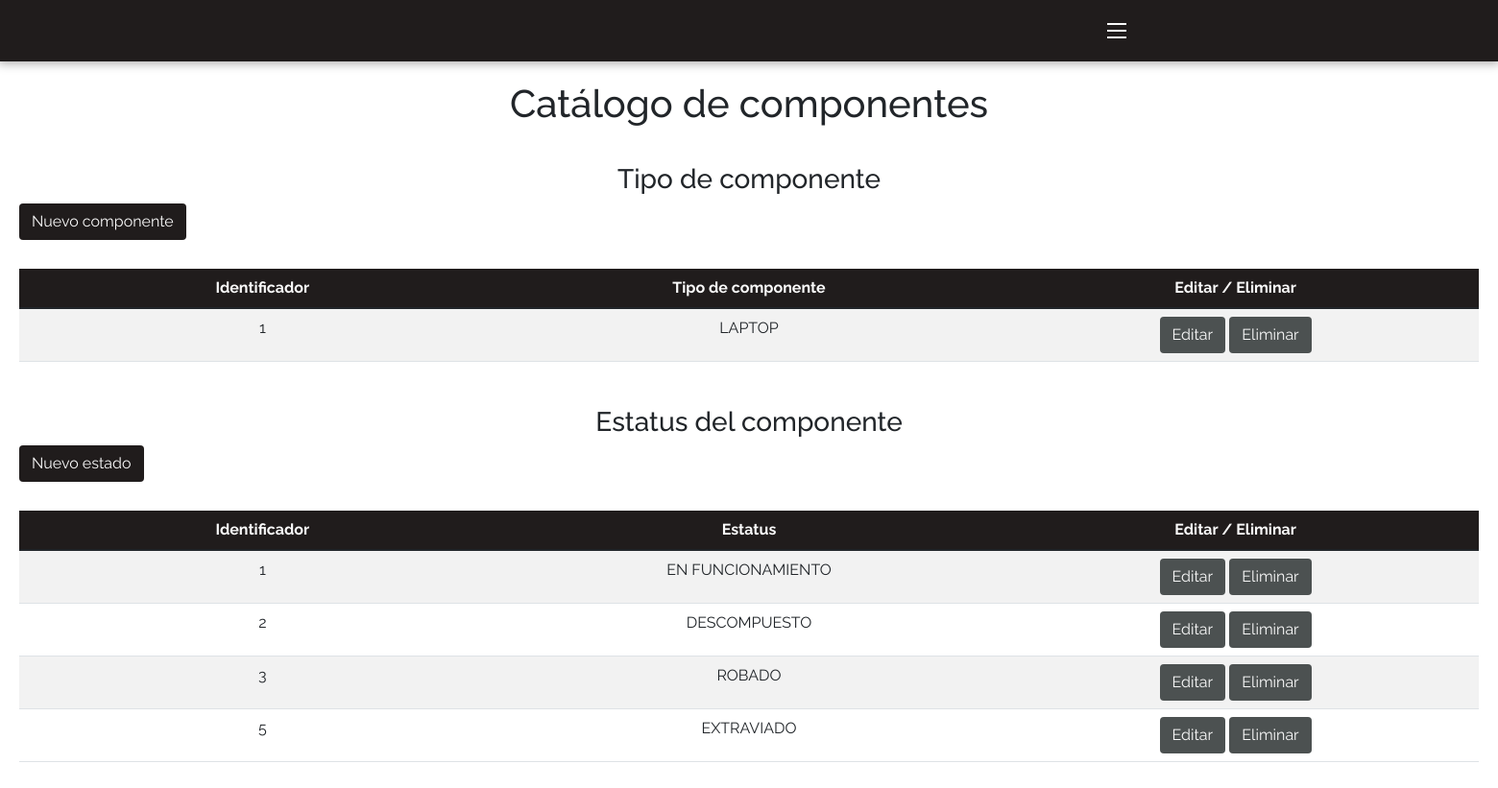
Screenshot of /sections/catalogoEquipos.php (signed in) with the database file from the repository.
### tables this page shows
CREATE TABLE `equipo_tipo` (
  `id_tipoEquipo` int(20) NOT NULL,
  `nombre_tipoEquipo` varchar(100) NOT NULL,
  `createdAt` timestamp NOT NULL DEFAULT current_timestamp(),
  `modifiedAt` timestamp NULL DEFAULT NULL ON UPDATE current_timestamp()
);

CREATE TABLE `equipo_estado` (
  `id_equipoEstado` int(11) NOT NULL,
  `nombre_equipoEstado` varchar(25) NOT NULL
);

### include-views/dynamic-views/catalogoEquipos/equiposEstados.php (the view)
<?php
$query_estado= "SELECT * FROM equipo_estado";
$exec_estado = mysqli_query($con, $query_estado);
while ($estado = mysqli_fetch_assoc($exec_estado)) { ?>
    <tr>
        <td><?php echo $estado['id_equipoEstado'] ?></td>
        <td><?php echo $estado['nombre_equipoEstado'] ?></td>
        <td>
            <a href="equipos_actions.php?edit_idEstadoEquipo=<?php echo $estado['id_equipoEstado'] ?>" class="btn bgLightGray whiteTx">Editar</a>
            <a href="equipos_actions.php?delete_idEstadoEquipo=<?php echo $estado['id_equipoEstado'] ?>" class="btn bgLightGray whiteTx">Eliminar</a>
        </td>
    </tr>
<?php
}
?>

### include-views/dynamic-views/catalogoEquipos/equiposTable.php
<?php
$query_equipos = "SELECT * FROM equipo_tipo";
$exec_equipos = mysqli_query($con, $query_equipos);
while ($equipos = mysqli_fetch_assoc($exec_equipos)) { ?>
    <tr>
        <td><?php echo $equipos['id_tipoEquipo'] ?></td>
        <td><?php echo $equipos['nombre_tipoEquipo'] ?></td>
        <td>
            <a href="equipos_actions.php?edit_idEquipo=<?php echo $equipos['id_tipoEquipo'] ?>" class="btn bgLightGray whiteTx">Editar</a>
            <a href="equipos_actions.php?delete_idEquipo=<?php echo $equipos['id_tipoEquipo'] ?>" class="btn bgLightGray whiteTx">Eliminar</a>
        </td>
    </tr>
<?php
}
?>

### css/style.css (style rules this page uses)
* { margin: 0; padding: 0; scroll-behavior: smooth; font-family: 'Raleway', sans-serif; }
body { max-width: 100%; font-size: 1em; overflow-x: hidden; }
.bgLightGray { background-color: #4c5151; }
.whiteTx { color: #FAFAFA; }
.tableContainer table tbody tr td { text-align: center; }

### rows the page displays
equipo_tipo: id_tipoEquipo "1", nombre_tipoEquipo "LAPTOP"
equipo_estado: id_equipoEstado "1", nombre_equipoEstado "EN FUNCIONAMIENTO"
equipo_estado: id_equipoEstado "2", nombre_equipoEstado "DESCOMPUESTO"
equipo_estado: id_equipoEstado "3", nombre_equipoEstado "ROBADO"
equipo_estado: id_equipoEstado "5", nombre_equipoEstado "EXTRAVIADO"
